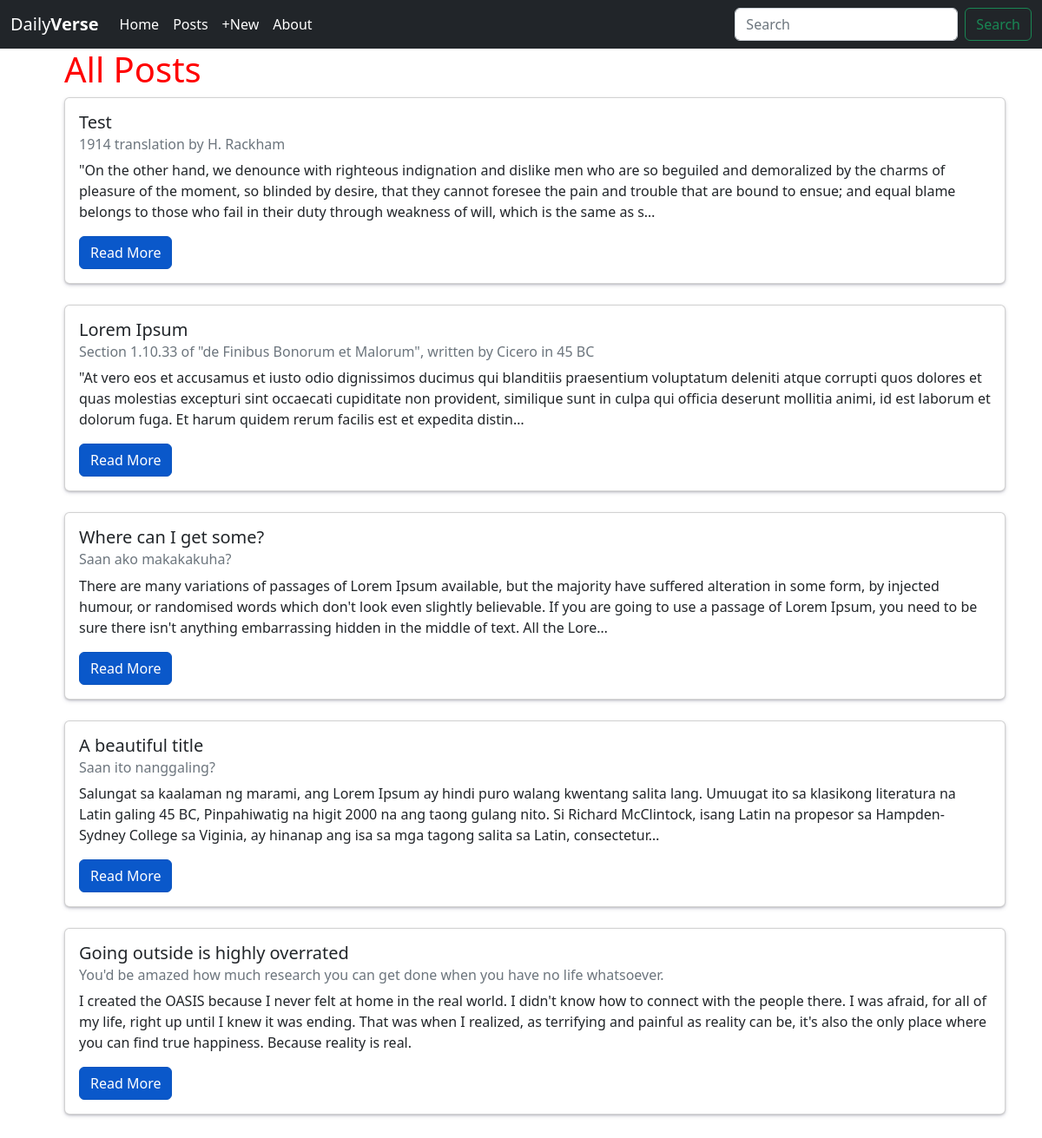
The app's page /posts/, older data.
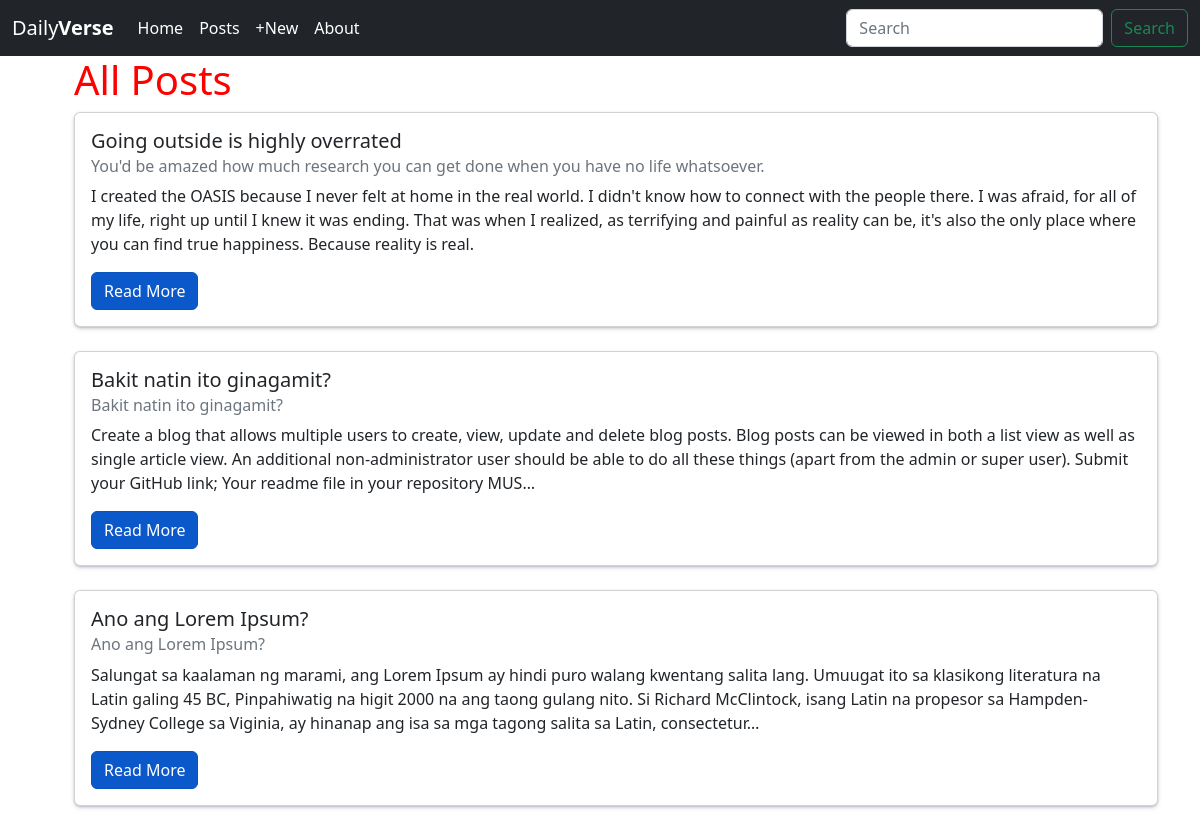
The same page, newer data.
### posts/models.py (models this page shows, shortened)
class Post(models.Model):
    title = models.CharField(max_length=256)
    subtitle = models.CharField(max_length=256)
    author = models.ForeignKey(
        get_user_model(),
        on_delete=models.CASCADE
    )
    body = models.TextField()
    created_on = models.DateTimeField(auto_now_add=True)

### posts/views.py (the view)
# urls.py: path('', PostListView.as_view(), name='list'),
class PostListView(ListView):
    template_name = "posts/list.html"
    model = Post

### templates/posts/list.html (shortened to what this page needs)
{% extends 'base.html' %}
{% block content %}
    <ul>
        <h1>All Posts</h1>
        {% for post in post_list %}
        <div class="card box">
            <div class="card-body">
              <h5 class="card-title">{{ post.title }}</h5>
              <h6 class="card-subtitle mb-2 text-muted">{{ post.subtitle }}</h6>
              <p class="card-text">{{ post.body|truncatechars:350 }}</p>
              <a href="{% url 'detail' post.id %}" class="card-link btn btn-primary btn-md active">Read More</a>
            </div>
        </div>
        <br />
    {% endfor %}
    </ul>
{% endblock content %}

### templates/base.html (shortened to what this page needs)
{% load static %}
<!DOCTYPE html>
<html lang="en">
<head>
    <link href="https://cdn.jsdelivr.net/npm/bootstrap@5.2.1/dist/css/bootstrap.min.css" rel="stylesheet">
    <link rel="stylesheet" href="{% static '/css/base.css' %}">
</head>
<body>
    <nav class="navbar navbar-dark navbar-expand-lg bg-dark">
        <div class="container-fluid">
            <a class="navbar-brand" href="{% url 'home' %}">Daily<strong>Verse</strong></a>
            <div class="collapse navbar-collapse" id="navbarSupportedContent">
                <ul class="navbar-nav me-auto mb-2 mb-lg-0">
                    <li class="nav-item">
                        <a class="nav-link active" aria-current="page" href="{% url 'home' %}">Home</a>
                    </li>
                    <li class="nav-item">
                        <a class="nav-link active" aria-current="page" href="{% url 'list' %}">Posts</a>
                    </li>
                    <li class="nav-item">
                        <a class="nav-link active" aria-current="page" href="{% url 'new' %}">+New</a>
                    </li>
                    <li class="nav-item">
                        <a class="nav-link active" aria-current="page" href="{% url 'about' %}">About</a>
                    </li>
                </ul>
                <form class="d-flex" role="search">
                    <input class="form-control me-2" type="search" placeholder="Search" aria-label="Search">
                    <button class="btn btn-outline-success" type="submit">Search</button>
                </form>
            </div>
        </div>
    </nav>
    <div class="container">
        {% block content %}
        {% endblock content %}
    </div>
</body>
</html>

### static/css/base.css (style rules this page uses)
h1 { color: red; }
.box { box-shadow: rgba(50, 50, 93, 0.25) 0px 2px 5px -1px, rgba(0, 0, 0, 0.3) 0px 1px 3px -1px; }

Row changes from the older to the newer data that the page shows:
removed Post: title "Test", subtitle "1914 translation by H. Rackham", body "\"On the other hand, we denounce with righteous indignation and dislike men who are so beguiled and demoralized by the charms of pleasure of the moment, so blinded by desire, that they cannot foresee the pain and trouble that are bound to ensue; and equal blame belongs to those who fail in their duty through weakness of will, which is the same as s…"
removed Post: title "Lorem Ipsum", subtitle "Section 1.10.33 of \"de Finibus Bonorum et Malorum\", written by Cicero in 45 BC", body "\"At vero eos et accusamus et iusto odio dignissimos ducimus qui blanditiis praesentium voluptatum deleniti atque corrupti quos dolores et quas molestias excepturi sint occaecati cupiditate non provident, similique sunt in culpa qui officia deserunt mollitia animi, id est laborum et dolorum fuga. Et harum quidem rerum facilis est et expedita distin…"
removed Post: title "Where can I get some?", subtitle "Saan ako makakakuha?", body "There are many variations of passages of Lorem Ipsum available, but the majority have suffered alteration in some form, by injected humour, or randomised words which don't look even slightly believable. If you are going to use a passage of Lorem Ipsum, you need to be sure there isn't anything embarrassing hidden in the middle of text. All the Lore…"
removed Post: title "A beautiful title", subtitle "Saan ito nanggaling?", body "Salungat sa kaalaman ng marami, ang Lorem Ipsum ay hindi puro walang kwentang salita lang. Umuugat ito sa klasikong literatura na Latin galing 45 BC, Pinpahiwatig na higit 2000 na ang taong gulang nito. Si Richard McClintock, isang Latin na propesor sa Hampden-Sydney College sa Viginia, ay hinanap ang isa sa mga tagong salita sa Latin, consectetur…"
added Post: title "Bakit natin ito ginagamit?", subtitle "Bakit natin ito ginagamit?", body "Create a blog that allows multiple users to create, view, update and delete blog posts. Blog posts can be viewed in both a list view as well as single article view. An additional non-administrator user should be able to do all these things (apart from the admin or super user). Submit your GitHub link; Your readme file in your repository MUS…"
added Post: title "Ano ang Lorem Ipsum?", subtitle "Ano ang Lorem Ipsum?", body "Salungat sa kaalaman ng marami, ang Lorem Ipsum ay hindi puro walang kwentang salita lang. Umuugat ito sa klasikong literatura na Latin galing 45 BC, Pinpahiwatig na higit 2000 na ang taong gulang nito. Si Richard McClintock, isang Latin na propesor sa Hampden-Sydney College sa Viginia, ay hinanap ang isa sa mga tagong salita sa Latin, consectetur…"
